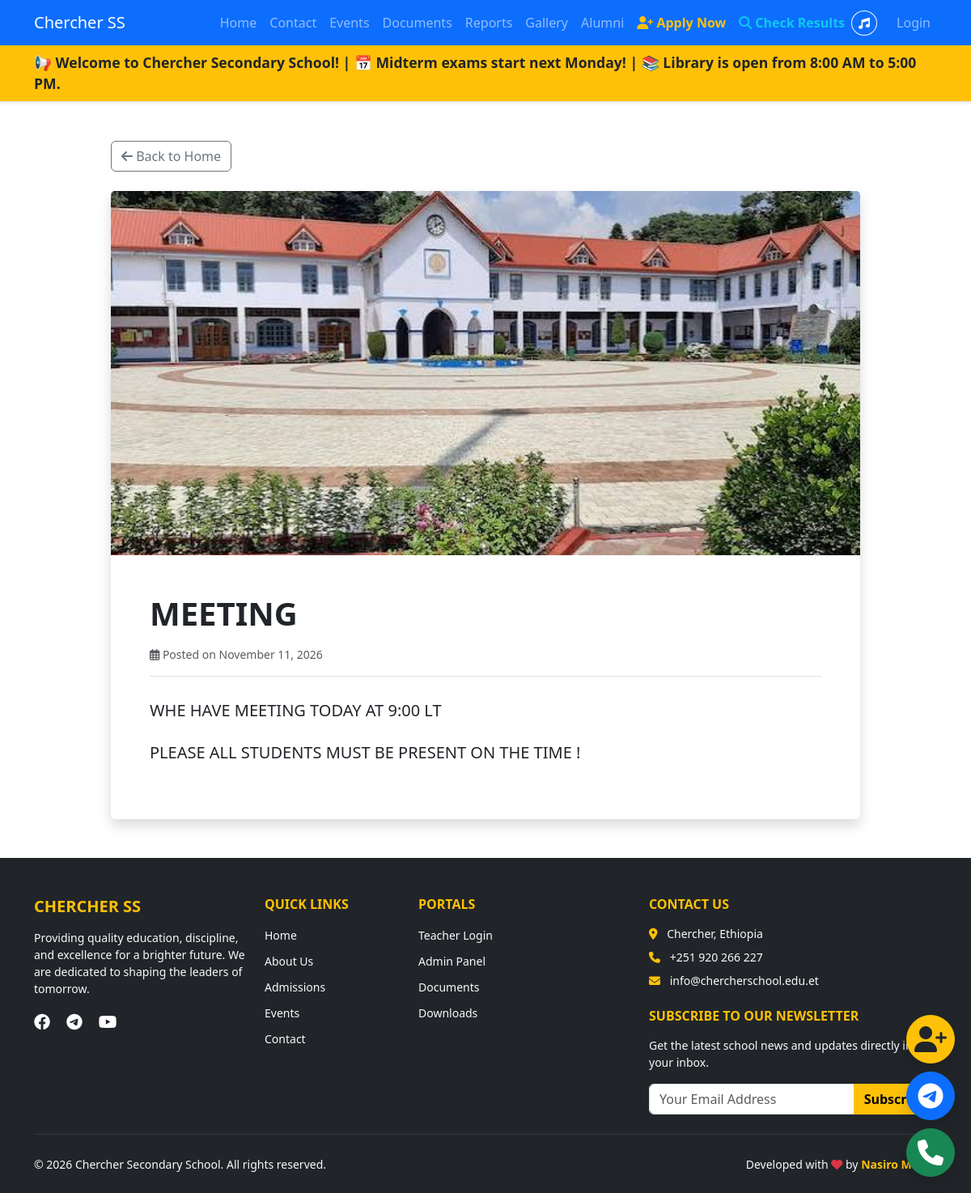
The page /news/1/ on the database its author committed.
### core/models.py (models this page shows, shortened)
class News(models.Model):
    title = models.CharField(max_length=200)
    content = models.TextField()
    image = models.ImageField(upload_to='news/', blank=True, null=True)
    created_at = models.DateTimeField(auto_now_add=True)
    class Meta:
        verbose_name_plural = "News"

### core/views.py (the view)
# urls.py: path('news/<int:news_id>/', views.news_detail, name='news_detail'),
def news_detail(request, news_id):
    news_item = get_object_or_404(News, id=news_id)
    return render(request, 'core/news_detail.html', {'news': news_item})

### core/templates/core/news_detail.html (shortened to what this page needs)
{% extends "base.html" %}
{% block content %}
<div class="container mt-5 mb-5">
    <div class="row justify-content-center">
        <div class="col-md-10">
            <a href="/" class="btn btn-outline-secondary mb-4"><i class="fas fa-arrow-left"></i> Back to Home</a>
            <div class="card shadow border-0">
                {% if news.image %}
                    <img src="{{ news.image.url }}" class="card-img-top" alt="{{ news.title }}" style="max-height: 450px; object-fit: cover;">
                {% endif %}
                <div class="card-body p-4 p-md-5">
                    <h1 class="fw-bold mb-3">{{ news.title }}</h1>
                    <p class="text-muted small mb-4 border-bottom pb-3">
                        <i class="far fa-calendar-alt"></i> Posted on {{ news.created_at|date:"F d, Y" }}
                    </p>
                    <div class="fs-5" style="line-height: 1.8;">
                        {{ news.content|linebreaks }}
                    </div>
                </div>
            </div>
        </div>
    </div>
</div>
{% endblock %}

### rows shown on the page
News: image (picture), title "MEETING", created_at "November 11, 2026", content "WHE HAVE MEETING TODAY AT 9:00 LT PLEASE ALL STUDENTS MUST BE PRESENT ON THE TIME !"
